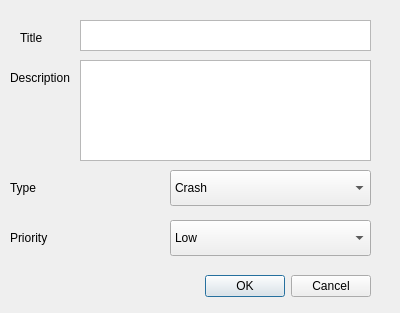
<?xml version="1.0" encoding="UTF-8"?>
<ui version="4.0">
 <class>Dialog</class>
 <widget class="QDialog" name="Dialog">
  <property name="geometry">
   <rect>
    <x>0</x>
    <y>0</y>
    <width>400</width>
    <height>313</height>
   </rect>
  </property>
  <property name="windowTitle">
   <string>Dialog</string>
  </property>
  <widget class="QDialogButtonBox" name="buttonBox">
   <property name="geometry">
    <rect>
     <x>30</x>
     <y>270</y>
     <width>341</width>
     <height>32</height>
    </rect>
   </property>
   <property name="orientation">
    <enum>Qt::Horizontal</enum>
   </property>
   <property name="standardButtons">
    <set>QDialogButtonBox::Cancel|QDialogButtonBox::Ok</set>
   </property>
  </widget>
  <widget class="QLabel" name="label">
   <property name="geometry">
    <rect>
     <x>20</x>
     <y>30</y>
     <width>56</width>
     <height>15</height>
    </rect>
   </property>
   <property name="text">
    <string>Title</string>
   </property>
  </widget>
  <widget class="QTextEdit" name="titleText">
   <property name="geometry">
    <rect>
     <x>80</x>
     <y>20</y>
     <width>291</width>
     <height>31</height>
    </rect>
   </property>
  </widget>
  <widget class="QLabel" name="label_2">
   <property name="geometry">
    <rect>
     <x>10</x>
     <y>70</y>
     <width>71</width>
     <height>16</height>
    </rect>
   </property>
   <property name="text">
    <string>Description</string>
   </property>
  </widget>
  <widget class="QTextEdit" name="descText">
   <property name="geometry">
    <rect>
     <x>80</x>
     <y>60</y>
     <width>291</width>
     <height>101</height>
    </rect>
   </property>
  </widget>
  <widget class="QLabel" name="label_3">
   <property name="geometry">
    <rect>
     <x>10</x>
     <y>180</y>
     <width>56</width>
     <height>16</height>
    </rect>
   </property>
   <property name="text">
    <string>Type</string>
   </property>
  </widget>
  <widget class="QComboBox" name="typeCombo">
   <property name="geometry">
    <rect>
     <x>170</x>
     <y>170</y>
     <width>201</width>
     <height>36</height>
    </rect>
   </property>
   <item>
    <property name="text">
     <string>Crash</string>
    </property>
   </item>
   <item>
    <property name="text">
     <string>Math Error</string>
    </property>
   </item>
   <item>
    <property name="text">
     <string>Logic Error</string>
    </property>
   </item>
   <item>
    <property name="text">
     <string>Unit-Level Bug</string>
    </property>
   </item>
  </widget>
  <widget class="QLabel" name="label_4">
   <property name="geometry">
    <rect>
     <x>10</x>
     <y>230</y>
     <width>56</width>
     <height>15</height>
    </rect>
   </property>
   <property name="text">
    <string>Priority</string>
   </property>
  </widget>
  <widget class="QComboBox" name="priorityCombo">
   <property name="geometry">
    <rect>
     <x>170</x>
     <y>220</y>
     <width>201</width>
     <height>36</height>
    </rect>
   </property>
   <item>
    <property name="text">
     <string>Low</string>
    </property>
   </item>
   <item>
    <property name="text">
     <string>Medium</string>
    </property>
   </item>
   <item>
    <property name="text">
     <string>High</string>
    </property>
   </item>
   <item>
    <property name="text">
     <string>ASAP</string>
    </property>
   </item>
  </widget>
 </widget>
 <resources/>
 <connections>
  <connection>
   <sender>buttonBox</sender>
   <signal>accepted()</signal>
   <receiver>Dialog</receiver>
   <slot>accept()</slot>
   <hints>
    <hint type="sourcelabel">
     <x>248</x>
     <y>254</y>
    </hint>
    <hint type="destinationlabel">
     <x>157</x>
     <y>274</y>
    </hint>
   </hints>
  </connection>
  <connection>
   <sender>buttonBox</sender>
   <signal>rejected()</signal>
   <receiver>Dialog</receiver>
   <slot>reject()</slot>
   <hints>
    <hint type="sourcelabel">
     <x>316</x>
     <y>260</y>
    </hint>
    <hint type="destinationlabel">
     <x>286</x>
     <y>274</y>
    </hint>
   </hints>
  </connection>
 </connections>
</ui>
